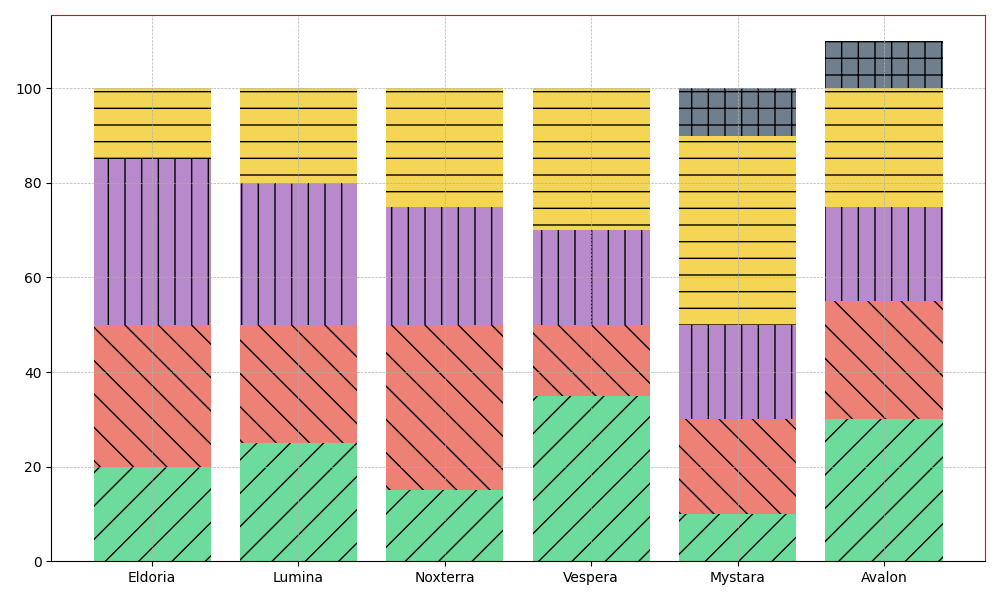

This chart was generated by the following Python code:
import numpy as np
import matplotlib.pyplot as plt

islands = ['Avalon', 'Eldoria', 'Lumina', 'Noxterra', 'Vespera', 'Mystara']
elements = ['Mana', 'Ether', 'Elixir', 'Aura', 'Stardust']

percentage_data = np.array([
    [30, 25, 20, 25, 10],  # Avalon
    [20, 30, 35, 15, 0],   # Eldoria
    [25, 25, 30, 20, 0],   # Lumina
    [15, 35, 25, 25, 0],   # Noxterra
    [35, 15, 20, 30, 0],   # Vespera
    [10, 20, 20, 40, 10]   # Mystara
])

total_abundance = percentage_data.sum(axis=1)
sorted_indices = np.argsort(total_abundance)
sorted_islands = [islands[i] for i in sorted_indices]
sorted_data = percentage_data[sorted_indices]

fig, ax = plt.subplots(figsize=(10, 6))

colors = ['#2ecc71', '#e74c3c', '#9b59b6', '#f1c40f', '#34495e']
hatches = ['/', '\\', '|', '-', '+']

bottom = np.zeros(len(islands))
for i in range(len(elements)):
    ax.bar(
        sorted_islands, sorted_data[:, i], bottom=bottom, 
        color=colors[i], hatch=hatches[i], alpha=0.7
    )
    bottom += sorted_data[:, i]

ax.grid(True, linestyle='--', linewidth=0.5)
ax.spines['top'].set_color('red')
ax.spines['right'].set_color('red')

plt.tight_layout()
plt.show()
